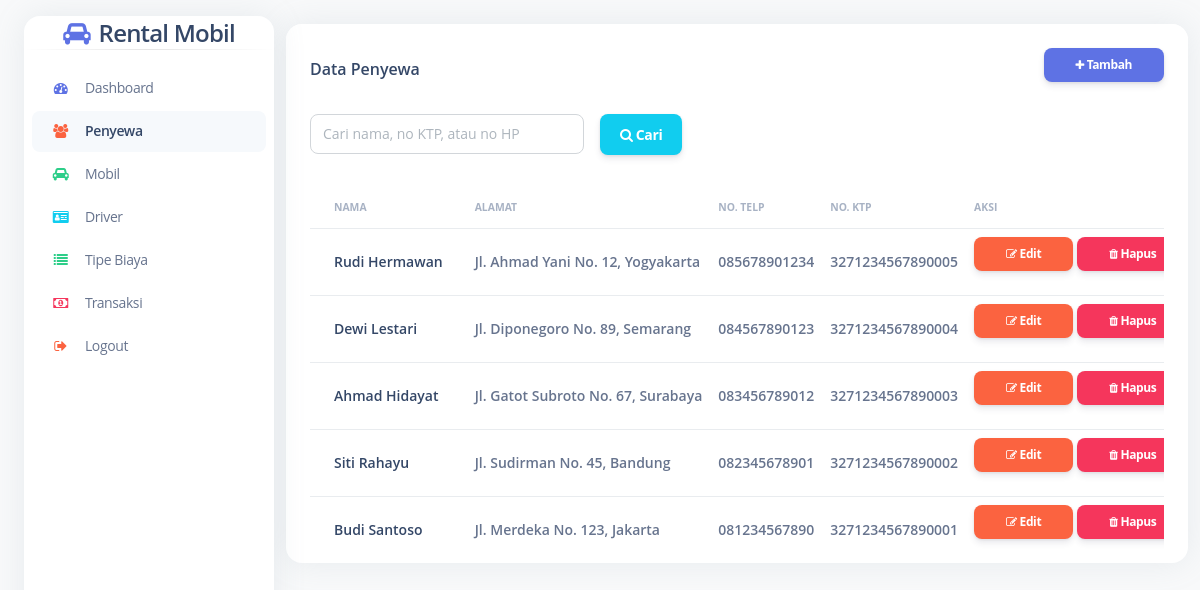
Page /pages/penyewa.php (signed in) on the earlier database version.
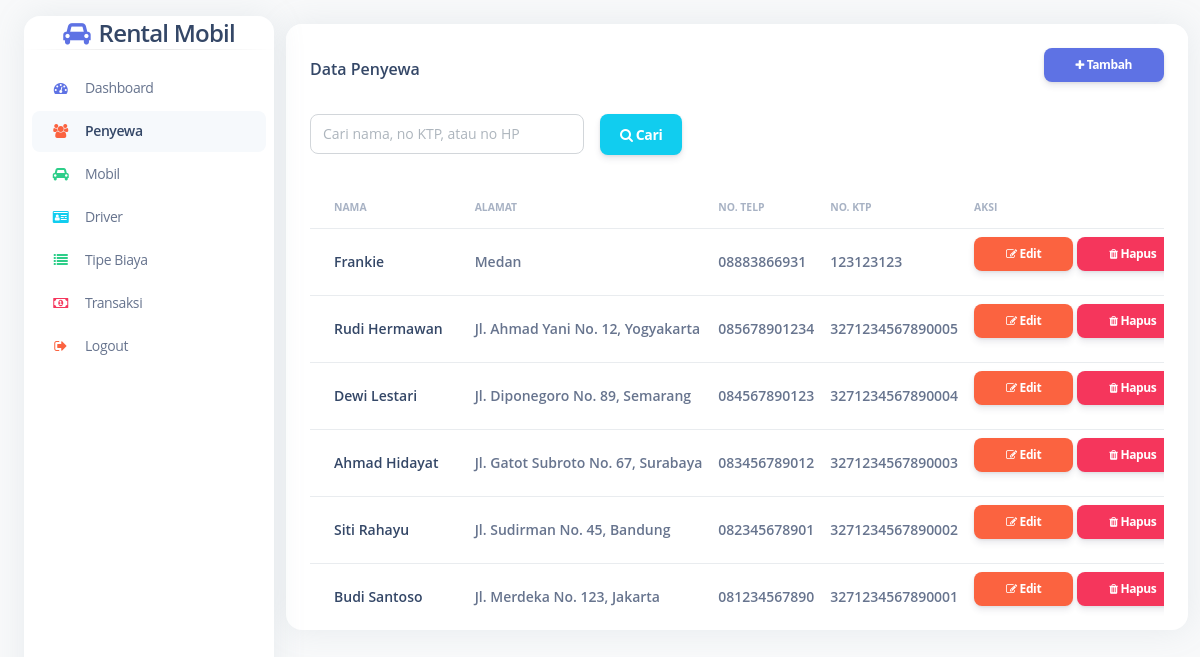
Same page on the later database version.
### tables this page shows
CREATE TABLE `penyewa` (
  `id_penyewa` int NOT NULL AUTO_INCREMENT,
  `nama_penyewa` varchar(100) NOT NULL,
  `alamat` text,
  `no_telp` varchar(15) DEFAULT NULL,
  `no_ktp` varchar(20) DEFAULT NULL,
  `created_at` timestamp NULL DEFAULT CURRENT_TIMESTAMP,
  PRIMARY KEY (`id_penyewa`)
);

### pages/penyewa.php (the view, shortened to what the changed rows need)
<?php
include '../koneksi/koneksi.php';
?>
<!DOCTYPE html>
<html lang="en">
<head>
  <link href="../styling/assets/css/nucleo-icons.css" rel="stylesheet" />
  <link href="../styling/assets/css/nucleo-svg.css" rel="stylesheet" />
  <link href="../styling/assets/css/argon-dashboard.css" rel="stylesheet" />
  <link rel="stylesheet" href="https://cdnjs.cloudflare.com/ajax/libs/font-awesome/4.7.0/css/font-awesome.min.css">
</head>
<body class="g-sidenav-show bg-gray-100">
  <main class="main-content position-relative border-radius-lg">
    <div class="container-fluid py-4">
      <div class="row">
        <div class="col-12">
          <div class="card mb-4">
            <div class="card-body pt-3 pb-0">
              <div class="table-responsive p-0">
                <table class="table align-items-center mb-0">
                  <thead>
                    <tr>
                      <th class="text-uppercase text-secondary text-xxs font-weight-bolder opacity-7">Nama</th>
                      <th class="text-uppercase text-secondary text-xxs font-weight-bolder opacity-7 ps-2">Alamat</th>
                      <th class="text-uppercase text-secondary text-xxs font-weight-bolder opacity-7 ps-2">No. Telp</th>
                      <th class="text-uppercase text-secondary text-xxs font-weight-bolder opacity-7 ps-2">No. KTP</th>
                      <th class="text-uppercase text-secondary text-xxs font-weight-bolder opacity-7 ps-2">Aksi</th>
                    </tr>
                  </thead>
                  <tbody>
                    <?php
                    $where = '';
                    $query = mysqli_query($conn, "SELECT * FROM penyewa $where ORDER BY id_penyewa DESC");
                    while($data = mysqli_fetch_array($query)) {
                    ?>
                    <tr>
                      <td>
                        <div class="d-flex px-3">
                          <div class="my-auto">
                            <h6 class="mb-0 text-sm"><?= $data['nama_penyewa'] ?></h6>
                          </div>
                        </div>
                      </td>
                      <td>
                        <p class="text-sm font-weight-bold mb-0"><?= $data['alamat'] ?></p>
                      </td>
                      <td>
                        <p class="text-sm font-weight-bold mb-0"><?= $data['no_telp'] ?></p>
                      </td>
                      <td>
                        <p class="text-sm font-weight-bold mb-0"><?= $data['no_ktp'] ?></p>
                      </td>
                      <td>
                        <button class="btn btn-warning btn-sm" data-bs-toggle="modal" data-bs-target="#editModal<?= $data['id_penyewa'] ?>">
                          <i class="fa fa-edit"></i> Edit
                        </button>
                        <a href="?hapus=<?= $data['id_penyewa'] ?>" class="btn btn-danger btn-sm" onclick="return confirm('Yakin ingin menghapus data ini?')">
                          <i class="fa fa-trash"></i> Hapus
                        </a>
                      </td>
                    </tr>
                    <?php } ?>
                  </tbody>
                </table>
              </div>
            </div>
          </div>
        </div>
      </div>
    </div>
  </main>
</body>
</html>

Differences in the rows shown:
added penyewa: nama_penyewa "Frankie", alamat "Medan", no_telp "08883866931", no_ktp "123123123"
